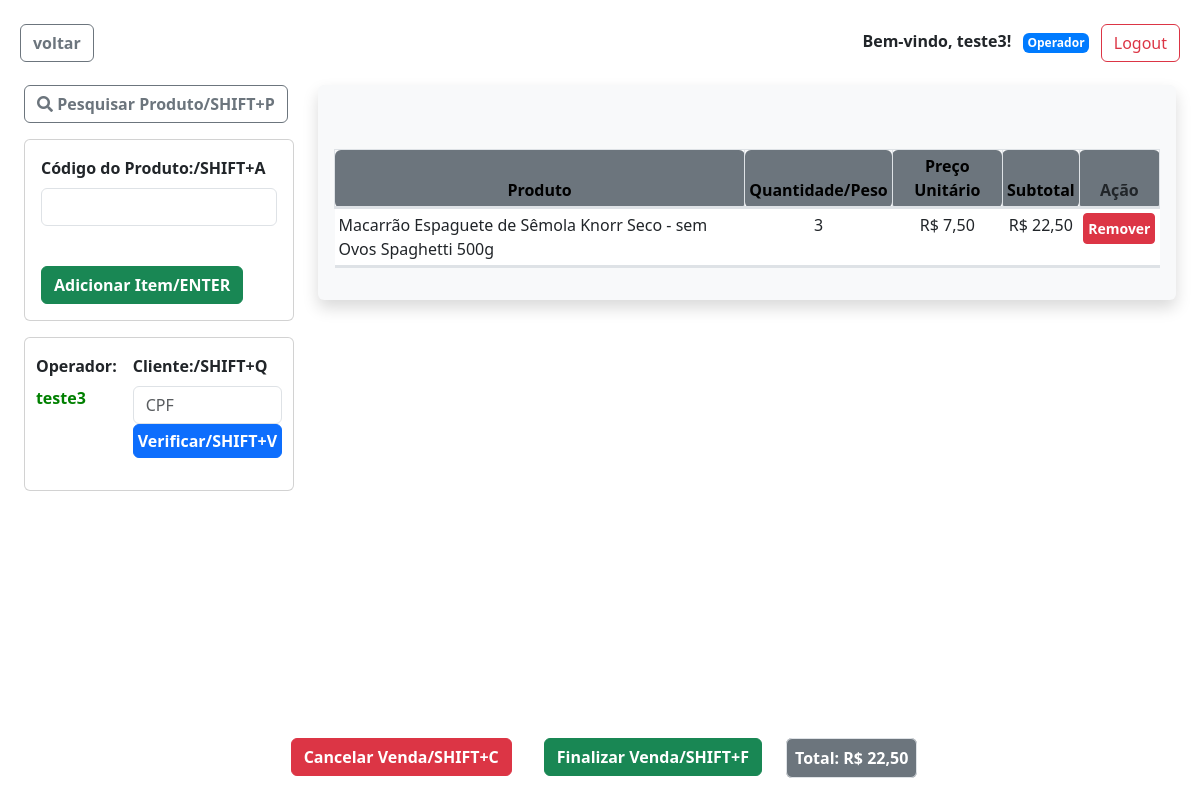
Screenshot of /pdvweb/realizar_venda/ (signed in) with the database file from the repository.
### pdvweb/models.py (models this page shows, shortened)
class CustomUser(AbstractUser):
    nome = models.CharField(max_length=255, default=default_nome)
    telefone = models.CharField(max_length=20, blank=True, null=True)
    operador = models.OneToOneField(
        Operador, null=True, blank=True, on_delete=models.CASCADE)
    meus_operadores = models.ManyToManyField(
        Operador, related_name='meus_usuarios', blank=True)
    groups = models.ManyToManyField(
        Group,
        verbose_name='groups',
        blank=True,
        related_name='customuser_set',
        related_query_name='user',
    )
    user_permissions = models.ManyToManyField(
        Permission,
        verbose_name='user permissions',
        blank=True,
        related_name='customuser_set',
        related_query_name='user',
    )

class ItemVenda(models.Model):
    venda = models.ForeignKey(Venda, on_delete=models.CASCADE)
    preco_unitario = models.DecimalField(
        max_digits=10, decimal_places=2, default=0.0)
    subtotal = models.DecimalField(
        max_digits=10, decimal_places=2, default=0.0)
    produto_por_quantidade = models.ForeignKey(
        ProdutoPorQuantidade, on_delete=models.CASCADE, null=True, blank=True)
    produto_por_peso = models.ForeignKey(
        ProdutoPorPeso, on_delete=models.CASCADE, null=True, blank=True)
    quantidade = models.PositiveIntegerField(
        validators=[MinValueValidator(1)], null=True, blank=True)
    peso_vendido = models.DecimalField(
        max_digits=10, decimal_places=3, default=0.0, null=True, blank=True)

class ProdutoBase(models.Model):
    codigo = models.CharField(max_length=10, unique=False, blank=True)
    nome = models.CharField(max_length=100, unique=True)
    descricao = models.TextField(blank=True, null=True)
    categoria = models.ForeignKey(
        Categoria, on_delete=models.SET_NULL, null=True, blank=True)
    class Meta:
        abstract = True

class ProdutoPorQuantidade(ProdutoBase):
    preco = models.DecimalField(
        max_digits=10, decimal_places=2, validators=[MinValueValidator(0)])
    estoque = models.PositiveIntegerField(default=0)
    data_criacao = models.DateTimeField(default=timezone.now)

class Venda(models.Model):
    STATUS_PENDENTE = 'pendente'
    STATUS_CONCLUIDA = 'concluida'
    STATUS_CANCELADA = 'cancelada'
    STATUS_CHOICES = [
        (STATUS_PENDENTE, 'Pendente'),
        (STATUS_CONCLUIDA, 'Concluída'),
        (STATUS_CANCELADA, 'Cancelada'),
    ]
    data = models.DateTimeField(auto_now_add=True)
    status = models.CharField(
        max_length=20, choices=STATUS_CHOICES, default=STATUS_PENDENTE)
    valor_total = models.DecimalField(
        max_digits=10, decimal_places=2, default=0.0)
    desconto = models.DecimalField(max_digits=5, decimal_places=2, default=0.0)
    operador = models.ForeignKey(
        'Operador', on_delete=models.SET_NULL, null=True)
    cliente = models.ForeignKey(
        'Cliente', on_delete=models.SET_NULL, null=True)

### pdvweb/views.py (the view, shortened to what this page needs)
# urls.py: path('realizar_venda/', views.realizar_venda, name='realizar_venda'),
@login_required
def realizar_venda(request):
    venda = Venda.objects.filter(status=Venda.STATUS_PENDENTE).first()
    if venda is None:
        venda = Venda.objects.create(status=Venda.STATUS_PENDENTE)
    operador_atual = request.user.operador
    itens_venda = venda.itemvenda_set.all()
    context = {
        'venda': venda,
        'itens_venda': itens_venda,
        'valor_total_venda': venda.valor_total,
    }
    venda.operador = operador_atual
    venda.save()
    return render(request, 'pdvweb/realizar_venda.html', context)

### pdvweb/templates/pdvweb/realizar_venda.html (shortened to what this page needs)
{% extends 'pdvweb/base.html' %}
{% block content %}
<div class="container-fluid mt-6">
    <div class="row">
        <div class="col-md-3">
            <div class="input-group mb-3">
                <button type="button" class="btn btn-outline-secondary" data-bs-toggle="modal"
                    data-bs-target="#pesquisarProdutoModal">
                    <i class="fas fa-search"></i> <strong>Pesquisar Produto/SHIFT+P</strong>
                </button>
            </div>
            <div class="card mb-3">
                <div class="card-body full-width-card-body d-flex justify-content-center align-items-centery">
                    <form method="post" id="adicionarItemForm">
                        <div class="form-group">
                            <label for="codigo_produto_base"><strong>Código do Produto:/SHIFT+A</strong></label>
                            <input type="text" class="form-control" id="codigo_produto_base"
                                name="codigo_produto_base">
                                <br>
                        </div>
                        <button type="submit" class="btn btn-success text-center"><strong>Adicionar
                                Item/ENTER</strong></button>
                    </form>
                </div>
            </div>
            <div class="card mb-3">
                <div class="card-body full-width-card-body d-flex justify-content-center align-items-centery">
                    <div class="form-group">
                        <label for="operador"><strong>Operador:</strong></label>
                        <strong style="color: green;">{{ request.user }}</strong>
                    </div>
                    <br>
                    <div class="form-group ms-3">
                        <label for="cliente"><strong>Cliente:/SHIFT+Q</strong></label>
                        <div class="">
                            {% if venda.cliente %}
                            <span id="nome_cliente_label ms-2" style="color: green;"><strong>{{ venda.cliente.nome }}</strong></span>
                            <button id="trocarClienteBtn" class="btn btn-secondary p-1"><strong>Trocar/SHIFT+T</strong></button>
                            {% else %}
                            <input type="text" id="cpf_cliente" class="form-control mr-2" placeholder="CPF">
                            <button id="verificarClienteBtn"
                                class="btn btn-primary p-1"><strong>Verificar/SHIFT+V</strong></button>
                            {% endif %}
                        </div>
                    </div>
                </div>
            </div>
        </div>
        <div class="col-md-9">
            <div id="itens-da-venda" class="mb-3 shadow p-3 bg-light rounded" style="max-height: 400px; overflow-y: auto;">
                <table class="table table-horizontal-borders table-sm text-center" >
                    <thead class="sticky-top bg-light">
                        <tr>
                            <th class="border rounded p-1 bg-secondary text-black text-center col-auto text-wrap" scope="col">Produto</th>
                            <th class="border rounded p-1 bg-secondary text-black text-center col-auto text-wrap" scope="col">Quantidade/Peso</th>
                            <th class="border rounded p-1 bg-secondary text-black text-center col-auto text-wrap" scope="col">Preço Unitário</th>
                            <th class="border rounded p-1 bg-secondary text-black text-center col-auto text-wrap" scope="col">Subtotal</th>
                            <th class="border rounded p-1 bg-secondary text-red text-center col-auto text-wrap" scope="col">Ação</th>
                        </tr>
                    </thead>
                    <br>
                    <br>
                    <tbody class="table-sm" >
                        {% for item in itens_venda %}
                        <tr>
                            <td class="text-left col-auto text-wrap">
                                {% if item.produto_por_quantidade %}
                                {{ item.produto_por_quantidade.nome }}
                                {% else %}
                                {{ item.produto_por_peso.nome }}
                                {% endif %}
                            </td>
                            <td class="col-auto text-wrap">
                                {% if item.quantidade %}
                                {{ item.quantidade }}
                                {% else %}
                                {{ item.peso_vendido }} kg
                                {% endif %}
                            </td>
                            <td class="col-auto text-wrap">R$ {{ item.preco_unitario }}</td>
                            <td class="col-auto text-wrap">R$ {{ item.subtotal }}</td>
                            <td id="remove" class="col-auto text-wrap">
                                <a href="{% url 'pdvweb:remover_item' item.id %}" class="btn btn-danger btn-sm"><strong>Remover</strong></a>
                            </td>
                        </tr>
                        {% endfor %}
                    </tbody>
                </table>
            </div>
        </div>
    </div>
    <div class="fixed-bottom text-center mb-4">
        <div class="container">
            <div class="row justify-content-center">
                {% if venda.id %}
                <div class="col-md-auto">
                    <form method="post" action="{% url 'pdvweb:cancelar_venda' venda.id %}" class="d-inline ml-2">
                        <button type="submit" class="btn btn-danger"><strong>Cancelar Venda/SHIFT+C</strong></button>
                    </form>
                </div>
                <div class="col-md-auto">
                    <form method="post" action="{% url 'pdvweb:finalizar_venda' venda.id %}" class="d-inline ml-2">
                        <button type="submit" class="btn btn-success"><strong>Finalizar Venda/SHIFT+F</strong></button>
                    </form>
                </div>
                {% endif %}
                <div class="col-md-auto mt-2">
                    <strong class="border rounded p-2 bg-secondary text-white" >Total: R$ <span
                            id="valor_total_venda">{{ valor_total_venda }}</span></strong>
                </div>
            </div>
        </div>
    </div>
</div>
<link href="https://cdn.jsdelivr.net/npm/bootstrap@5.3.0-alpha1/dist/css/bootstrap.min.css" rel="stylesheet">
{% endblock %}

### pdvweb/templates/pdvweb/base.html (shortened to what this page needs)
<!DOCTYPE html>
<html lang="en">
<head>
    <link rel="stylesheet" href="https://cdnjs.cloudflare.com/ajax/libs/font-awesome/5.15.4/css/all.min.css" />
    <link rel="stylesheet" href="https://maxcdn.bootstrapcdn.com/bootstrap/4.0.0/css/bootstrap.min.css">
</head>
<br>
<body class="d-flex flex-column vh-100">
    <div class="container-fluid flex-grow-1">
        <div class="row">
            <div class="col-md-12 mb-3">
                {% if user.is_authenticated %}
                <button id="voltar" class="btn btn-outline-secondary ml-2"
                    onclick="goBack()"><strong>voltar</strong></button>
                <div class="float-right mx-2">
                    <p class="d-inline-block"><strong>Bem-vindo, {{ user.username }}!</strong></p>
                    {% if user.operador %}
                    <span class="badge badge-primary p-1 ml-2"><strong>Operador</strong></span>
                    {% endif %}
                    <a href="{% url 'pdvweb:logout_view' %}" class="btn btn-outline-danger ml-2">Logout</a>
                </div>
                {% else %}
                <a href="{% url 'pdvweb:login_operador' %}" class="btn btn-primary float-right">Login</a>
                {% endif %}
            </div>
        </div>
        {% block content %}{% endblock %}
    </div>
</body>
</html>

### pdvweb/templates/pdvweb/realizar_venda.html (style rules this page uses)
.table-horizontal-borders tbody > tr > td { border-top: 3px solid #dee2e6; border-bottom: 3px solid #dee2e6; }

### rows the page displays
CustomUser: username "teste3", user "teste3"
ItemVenda: produto_por_quantidade.nome "Macarrão Espaguete de Sêmola Knorr Seco - sem Ovos Spaghetti 500g", quantidade "3", preco_unitario "7,50", subtotal "22,50"
Venda: valor_total "22,50"
